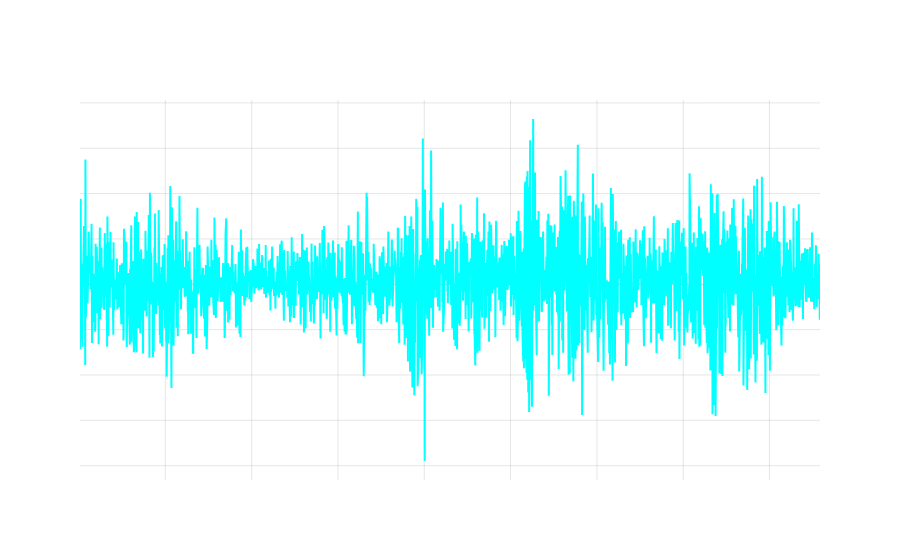

Write notebook code for a chart like this one.
### Code cell
outlier.visualize_outliers(X_train, "close_log_return", method=outlier.detect_outliers_iqr, k=1.5, window_size = 63)

### Figure 1 — Plotly figure (JSON) as saved in the notebook; plotly's stock layout.template omitted (floating-point values rounded to 4 significant figures; data arrays with more than 128 entries replaced by an {"elided": "..."} marker saying what was removed)
{"data": [{"line": {"color": "rgba(0, 255, 255, 1)"}, "mode": "lines", "name": "Normal Data", "type": "scatter", "x": {"elided": "2160 str values"}, "y": {"elided": "2160 float values"}}], "layout": {"font": {"color": "white"}, "paper_bgcolor": "rgba(0,0,0,0)", "plot_bgcolor": "rgba(0,0,0,0)", "title": {"text": "Outlier Detection: close_log_return (Window=63)"}, "xaxis": {"gridcolor": "rgba(128,128,128,0.2)", "gridwidth": 1, "showgrid": true, "title": {"text": "Date"}, "zeroline": true, "zerolinecolor": "rgba(128,128,128,0.5)", "zerolinewidth": 1}, "yaxis": {"gridcolor": "rgba(128,128,128,0.2)", "gridwidth": 1, "showgrid": true, "title": {"text": "close_log_return"}, "zeroline": true, "zerolinecolor": "rgba(128,128,128,0.5)", "zerolinewidth": 1}}}
